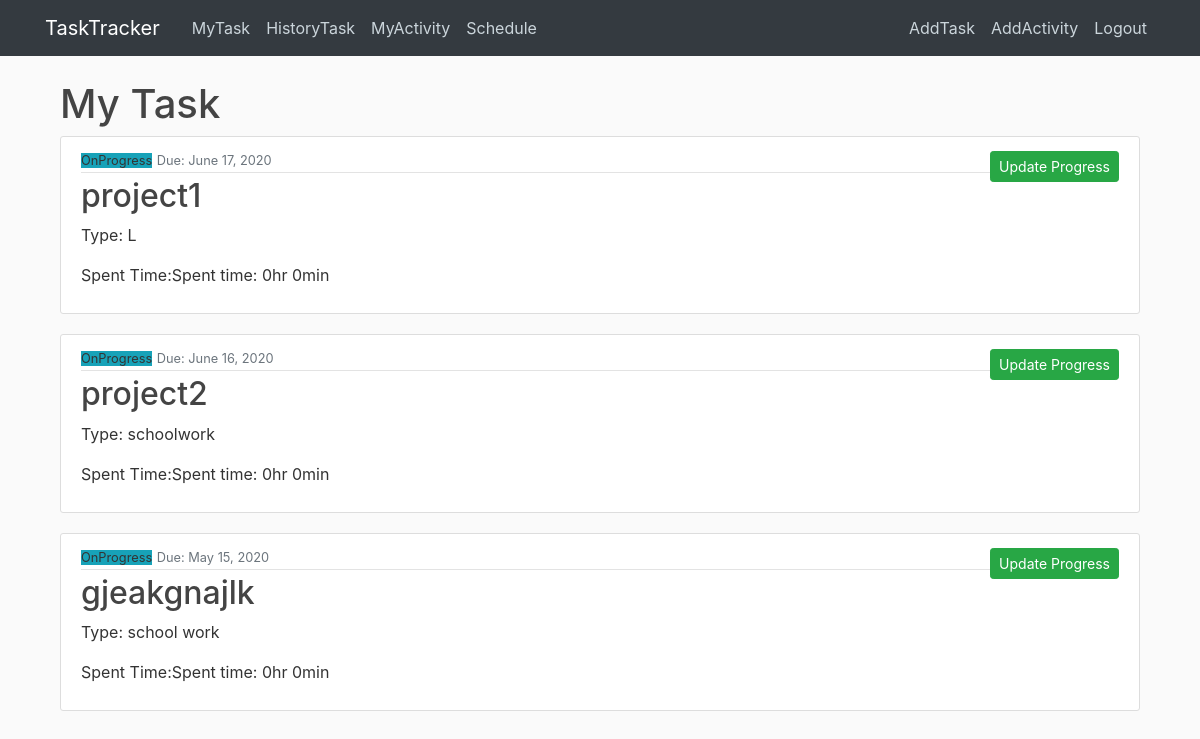
The page /task/ (signed in) on the database its author committed.
### main/models.py (models this page shows, shortened)
class Task(models.Model):
    MY_CHOICES = (
        ('Small', 'Small'),
        ('Middle', 'Middle'),
        ('Large', 'Large'),
    )
    STATUS_CHOICES = (
    ('OnProgress', 'OnProgress'),
    ('Done', 'Done'),
)
    taskname= models.CharField(max_length=100)
    tasktype= models.CharField(max_length=10,choices=MY_CHOICES)
    duedate= models.DateField(default=timezone.now)
    spenthour= models.PositiveIntegerField(default=0,validators=[MinValueValidator(0), MaxValueValidator(100)])
    spentmin= models.PositiveIntegerField(default=0,validators=[MinValueValidator(0), MaxValueValidator(60)])
    status= models.CharField(max_length=20,choices=STATUS_CHOICES,default="OnProgress")
    taskuser =models.ForeignKey(User, on_delete=models.CASCADE)
    donedate= models.DateField(null=True)
    ontime_late=models.CharField(max_length=100,default="Ontime")
    objects = models.Manager()

### main/views.py (the view)
# urls.py: path('task/', TaskListView.as_view(),name='main-home'),
class TaskListView(ListView):
    model = Task
    template_name='main/home.html'
    context_object_name = 'tasks'
    ordering =['-duedate']

### main/templates/main/home.html
{% extends "main/base.html" %}
{% block content %}
<main role="main" class="container">
{% if user.is_authenticated %}
  <h1>My Task</h1>
{% for task in tasks %}
{% if task.taskuser == user%}
{% if task.status == "OnProgress"%}
<article class="media content-section">
  <div class="media-body">
    <div class="article-metadata">
      <small class="bg-info">{{ task.status}}</small>
      <small class="text-muted">Due: {{ task.duedate|date:"F d, Y" }}</small>
    </div>
    <h2><a class="article-title" href="{% url 'task-detail' task.id %}">{{ task.taskname }}</a></h2>
    <p class="article-content">Type: {{ task.tasktype }}</p>
    <p class="article-content">Spent Time:Spent time: {{ task.spenthour }}hr {{ task.spentmin }}min</p>
  </div>
  <a class="btn btn-success btn-sm mt-1 mb-1" href="{% url 'task-update' task.id%}">Update Progress</a>
</article>
{% endif %}
{% endif %}
{% endfor %}
{% else %}
  <h1>Welcome</h1>
  <h2>Please Login first!!</h2>
{% endif %}
{% endblock content %}

### main/static/main/main.css (style rules this page uses)
body { background: #fafafa; color: #333333; margin-top: 5rem; }
h1, h2, h3, h4, h5, h6 { color: #444444; }
.content-section { background: #ffffff; padding: 10px 20px; border: 1px solid #dddddd; border-radius: 3px; margin-bottom: 20px; }
.article-title { color: #444444; }
.article-content { white-space: pre-line; }
.article-metadata { padding-bottom: 1px; margin-bottom: 4px; border-bottom: 1px solid #e3e3e3 }

### rows shown on the page
Task: status "OnProgress", duedate "June 17, 2020", taskname "project1", tasktype "L", spenthour "0", spentmin "0"
Task: status "OnProgress", duedate "June 16, 2020", taskname "project2", tasktype "schoolwork", spenthour "0", spentmin "0"
Task: status "OnProgress", duedate "May 15, 2020", taskname "gjeakgnajlk", tasktype "school work", spenthour "0", spentmin "0"
